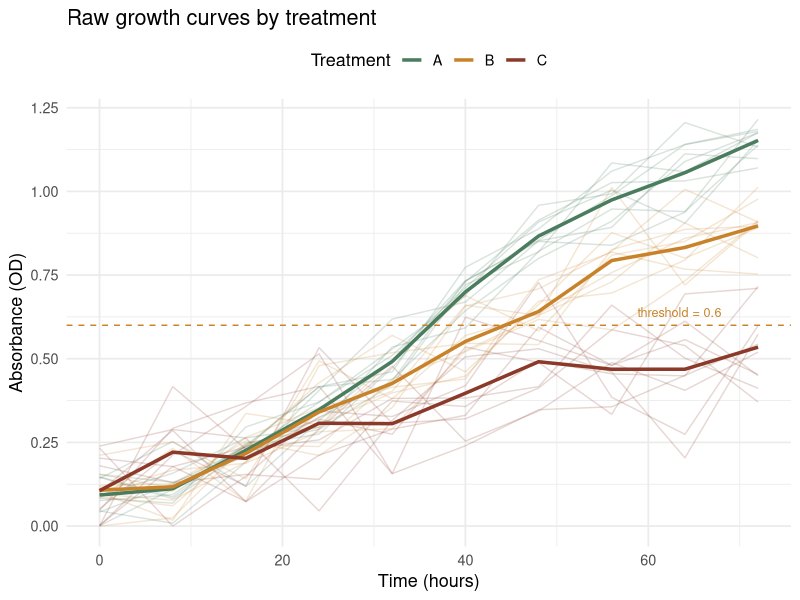
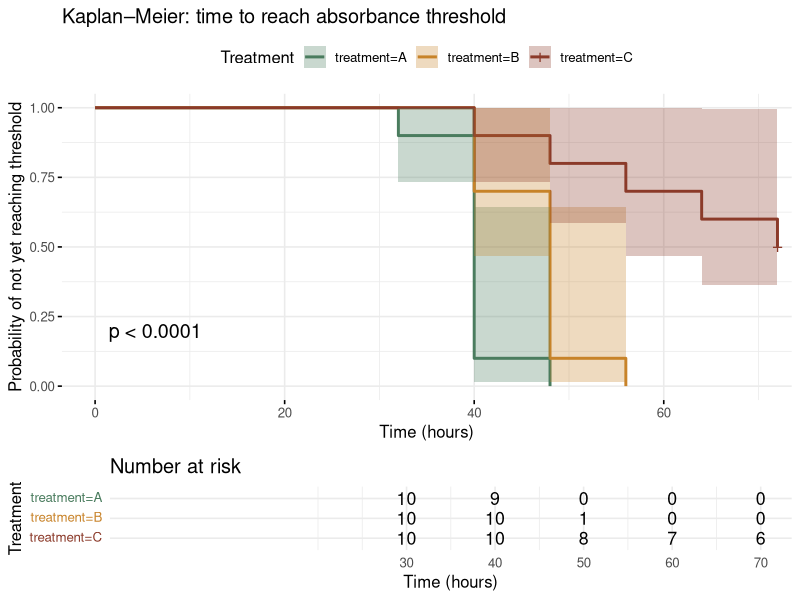
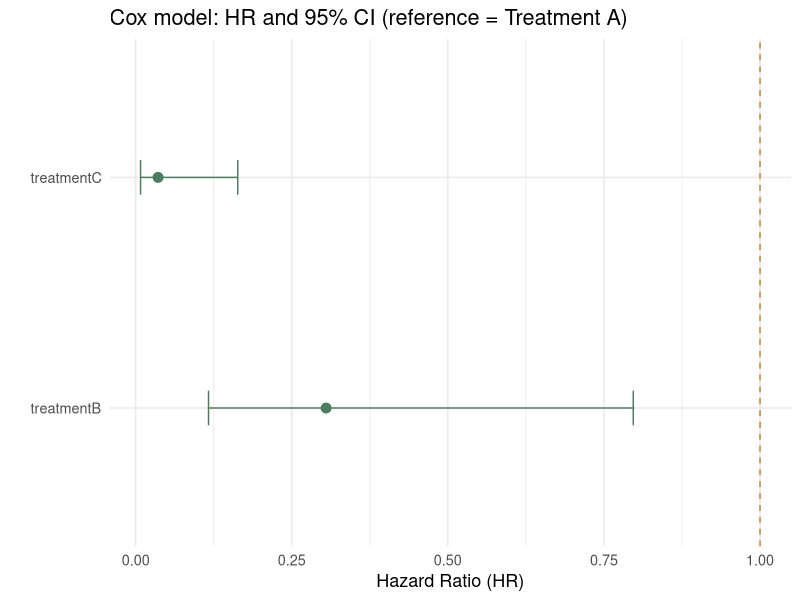
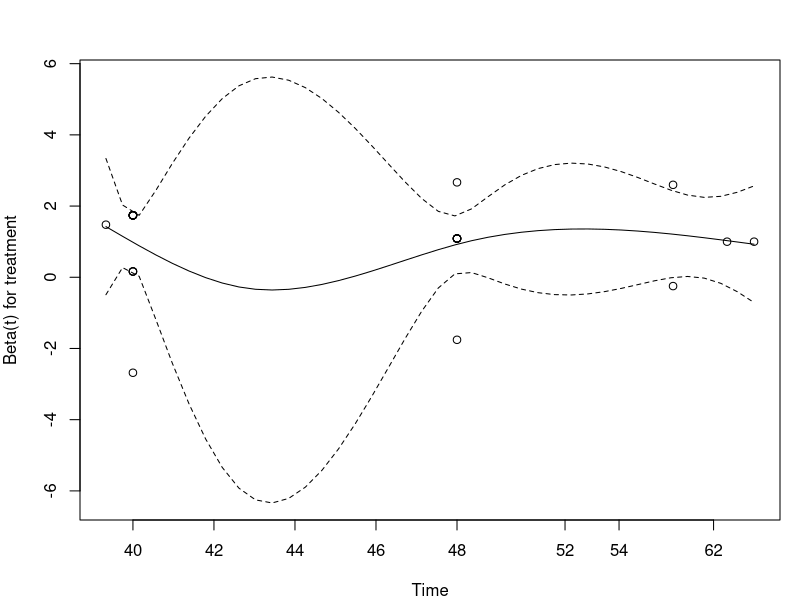

Write the R code that produced these figures, in order.
## ---- chunk 1
knitr::opts_chunk$set(
  echo    = TRUE,
  warning = FALSE,
  message = FALSE,
  fig.width  = 7,
  fig.height = 4
)
## ---- chunk 2
library(survival)   # Surv(), survfit(), coxph(), cox.zph()
library(survminer)  # ggsurvplot(), pairwise_survdiff()
library(dplyr)      # data wrangling
library(tidyr)
library(broom)      # tidy() for Cox output
library(ggplot2)
## ---- chunk 3
set.seed(42)

# Simulate one replicate
sim_culture <- function(sample_id, treatment, times = seq(0, 72, by = 8)) {
  params <- list(
    A = list(K = 1.2, r = 0.08, n = 0.06),
    B = list(K = 1.0, r = 0.06, n = 0.09),
    C = list(K = 0.7, r = 0.04, n = 0.12)
  )[[treatment]]
  
  abs_val <- params$K / (1 + exp(-params$r * (times - 36))) +
             rnorm(length(times), 0, params$n)
  abs_val <- pmax(abs_val, 0)
  
  data.frame(sample = sample_id, treatment = treatment,
             time = times, absorbance = abs_val)
}

treatments <- c("A", "B", "C")
df_raw <- do.call(rbind, lapply(treatments, function(trt) {
  do.call(rbind, lapply(1:10, function(i) {
    sim_culture(paste0(trt, "_", i), trt)
  }))
}))
df_raw$treatment <- factor(df_raw$treatment, levels = c("A", "B", "C"))
## ---- chunk 4
threshold <- 0.6

time_to_event <- df_raw |>
  group_by(sample, treatment) |>
  arrange(time) |>
  summarise(
    event_time = {
      hit <- which(absorbance >= threshold)
      if (length(hit) == 0) NA_real_ else time[min(hit)]
    },
    last_time = max(time),
    .groups = "drop"
  ) |>
  mutate(
    status = if_else(is.na(event_time), 0L, 1L),  # 1 = event, 0 = censored
    time   = if_else(is.na(event_time), last_time, event_time)
  )

# Event count by treatment
time_to_event |> count(treatment, status)
## ---- chunk 5
df_means <- df_raw |>
  group_by(treatment, time) |>
  summarise(mean_abs = mean(absorbance), .groups = "drop")

ggplot() +
  geom_line(data = df_raw,
            aes(time, absorbance, group = sample, color = treatment),
            alpha = 0.2, show.legend = FALSE) +
  geom_line(data = df_means,
            aes(time, mean_abs, color = treatment),
            linewidth = 1.2) +
  geom_hline(yintercept = threshold, linetype = "dashed", color = "#c8832a") +
  annotate("text", x = 68, y = threshold + 0.04,
           label = paste0("threshold = ", threshold),
           color = "#c8832a", size = 3.2, hjust = 1) +
  scale_color_manual(values = c(A = "#4a7c5e", B = "#c8832a", C = "#8b3a2a")) +
  labs(x = "Time (hours)", y = "Absorbance (OD)",
       title = "Raw growth curves by treatment",
       color = "Treatment") +
  theme_minimal(base_size = 13) +
  theme(legend.position = "top")
## ---- chunk 6
km_fit <- survfit(Surv(time, status) ~ treatment, data = time_to_event)
summary(km_fit)
## ---- chunk 7
ggsurvplot(
  km_fit,
  data        = time_to_event,
  pval        = TRUE,
  conf.int    = TRUE,
  risk.table  = TRUE,
  palette     = c("#4a7c5e", "#c8832a", "#8b3a2a"),
  ggtheme     = theme_minimal(base_size = 12),
  title       = "Kaplan–Meier: time to reach absorbance threshold",
  xlab        = "Time (hours)",
  ylab        = "Probability of not yet reaching threshold",
  legend.title = "Treatment",
  risk.table.height = 0.25
)
## ---- chunk 8
logrank <- survdiff(Surv(time, status) ~ treatment, data = time_to_event)
logrank

# Extract p-value
p_val <- 1 - pchisq(logrank$chisq, df = length(logrank$n) - 1)
## ---- chunk 9
pairwise_res <- pairwise_survdiff(
  Surv(time, status) ~ treatment,
  data = time_to_event,
  p.adjust.method = "BH"
)
pairwise_res
## ---- chunk 10
# Set treatment A as reference
time_to_event <- time_to_event |>
  mutate(treatment = relevel(treatment, ref = "A"))

cox1 <- coxph(Surv(time, status) ~ treatment, data = time_to_event)
summary(cox1)
## ---- chunk 11
hr <- tidy(cox1, exponentiate = TRUE, conf.int = TRUE)
print(hr)

ggplot(hr, aes(x = term, y = estimate)) +
  geom_point(size = 3, color = "#4a7c5e") +
  geom_errorbar(aes(ymin = conf.low, ymax = conf.high),
                width = 0.15, color = "#4a7c5e") +
  geom_hline(yintercept = 1, linetype = "dashed", color = "#c8832a") +
  coord_flip() +
  labs(y = "Hazard Ratio (HR)", x = "",
       title = "Cox model: HR and 95% CI (reference = Treatment A)") +
  theme_minimal(base_size = 13)
## ---- chunk 12
ph_test <- cox.zph(cox1)
ph_test

par(mfrow = c(1, ncol(ph_test$y)), mar = c(4, 4, 3, 1))
plot(ph_test)
par(mfrow = c(1, 1))
## ---- chunk 13
weibull_mod <- survreg(Surv(time, status) ~ treatment,
                       data = time_to_event, dist = "weibull")
summary(weibull_mod)
## ---- chunk 14
knitr::kable(
  time_to_event[order(time_to_event$treatment, time_to_event$time), ],
  col.names = c("Sample", "Treatment", "Event time", "Last time", "Status", "Time used"),
  caption   = "Time-to-event data. Status: 1 = threshold reached, 0 = censored.",
  digits    = 1
)
## ---- chunk 15
# sessionInfo()
